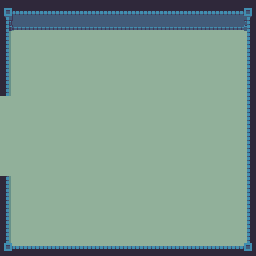

Tiled map render using the project's own tile images. Description and the whole map definition, tile-layer contents included, below:
An orthogonal 16x16 tile map with 16x16 px tiles, 3 tile layers (Floor, Walls, Objects), 3 tilesets.

<map version="1.0" tiledversion="1.1.2" orientation="orthogonal" renderorder="right-down" width="16" height="16" tilewidth="16" tileheight="16" infinite="0" nextobjectid="1">
 <tileset firstgid="1" source="world1_tileset.tsx" />
 <tileset firstgid="241" source="world1_doors_front.tsx" />
 <tileset firstgid="385" source="world1_doors_side.tsx" />
 <layer name="Floor" width="16" height="16">
  <data encoding="csv">
55,55,55,55,55,55,55,55,55,55,55,55,55,55,55,55,
55,55,55,55,55,55,55,55,55,55,55,55,55,55,55,55,
55,55,55,55,55,55,55,55,55,55,55,55,55,55,55,55,
55,55,55,55,55,55,55,55,55,55,55,55,55,55,55,55,
55,55,55,55,55,55,55,55,55,55,55,55,55,55,55,55,
55,55,55,55,55,55,55,55,55,55,55,55,55,55,55,55,
55,55,55,55,55,55,55,55,55,55,55,55,55,55,55,55,
55,55,55,55,55,55,55,55,55,55,55,55,55,55,55,55,
55,55,55,55,55,55,55,55,55,55,55,55,55,55,55,55,
55,55,55,55,55,55,55,55,55,55,55,55,55,55,55,55,
55,55,55,55,55,55,55,55,55,55,55,55,55,55,55,55,
55,55,55,55,55,55,55,55,55,55,55,55,55,55,55,55,
55,55,55,55,55,55,55,55,55,55,55,55,55,55,55,55,
55,55,55,55,55,55,55,55,55,55,55,55,55,55,55,55,
55,55,55,55,55,55,55,55,55,55,55,55,55,55,55,55,
55,55,55,55,55,55,55,55,55,55,55,55,55,55,55,55
</data>
 </layer>
 <layer name="Walls" width="16" height="16">
  <data encoding="csv">
6,7,7,7,7,7,7,7,7,7,7,7,7,7,7,8,
30,31,31,31,31,31,31,31,31,31,31,31,31,31,31,32,
54,0,0,0,0,0,0,0,0,0,0,0,0,0,0,56,
54,0,0,0,0,0,0,0,0,0,0,0,0,0,0,56,
54,0,0,0,0,0,0,0,0,0,0,0,0,0,0,56,
54,0,0,0,0,0,0,0,0,0,0,0,0,0,0,56,
0,0,0,0,0,0,0,0,0,0,0,0,0,0,0,56,
0,0,0,0,0,0,0,0,0,0,0,0,0,0,0,56,
0,0,0,0,0,0,0,0,0,0,0,0,0,0,0,56,
0,0,0,0,0,0,0,0,0,0,0,0,0,0,0,56,
0,0,0,0,0,0,0,0,0,0,0,0,0,0,0,56,
54,0,0,0,0,0,0,0,0,0,0,0,0,0,0,56,
54,0,0,0,0,0,0,0,0,0,0,0,0,0,0,56,
54,0,0,0,0,0,0,0,0,0,0,0,0,0,0,56,
54,0,0,0,0,0,0,0,0,0,0,0,0,0,0,56,
78,79,79,79,79,79,79,79,79,79,79,79,79,79,79,80
</data>
 </layer>
 <layer name="Objects" width="16" height="16">
  <data encoding="csv">
0,0,0,0,0,0,0,0,0,0,0,0,0,0,0,0,
0,0,0,0,0,0,0,0,0,0,0,0,0,0,0,0,
0,0,0,0,0,0,0,0,0,0,0,0,0,0,0,0,
0,0,0,0,0,0,0,0,0,0,0,0,0,0,0,0,
0,0,0,0,0,0,0,0,0,0,0,0,0,0,0,0,
0,0,0,0,0,0,0,0,0,0,0,0,0,0,0,0,
0,0,0,0,0,0,0,0,0,0,0,0,0,0,0,0,
0,0,0,0,0,0,0,0,0,0,0,0,0,0,0,0,
0,0,0,0,0,0,0,0,0,0,0,0,0,0,0,0,
0,0,0,0,0,0,0,0,0,0,0,0,0,0,0,0,
0,0,0,0,0,0,0,0,0,0,0,0,0,0,0,0,
0,0,0,0,0,0,0,0,0,0,0,0,0,0,0,0,
0,0,0,0,0,0,0,0,0,0,0,0,0,0,0,0,
0,0,0,0,0,0,0,0,0,0,0,0,0,0,0,0,
0,0,0,0,0,0,0,0,0,0,0,0,0,0,0,0,
0,0,0,0,0,0,0,0,0,0,0,0,0,0,0,0
</data>
 </layer>
</map>
